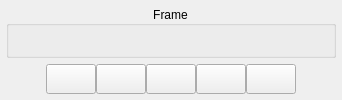
           <widget class="QWidget" name="Frame_View">
            <property name="sizePolicy">
             <sizepolicy hsizetype="Expanding" vsizetype="Expanding">
              <horstretch>0</horstretch>
              <verstretch>0</verstretch>
             </sizepolicy>
            </property>
            <attribute name="title">
             <string>Frame View</string>
            </attribute>
            <layout class="QHBoxLayout" name="horizontalLayout_10">
             <property name="spacing">
              <number>0</number>
             </property>
             <property name="leftMargin">
              <number>0</number>
             </property>
             <property name="topMargin">
              <number>0</number>
             </property>
             <property name="rightMargin">
              <number>0</number>
             </property>
             <property name="bottomMargin">
              <number>0</number>
             </property>
             <item>
              <layout class="QGridLayout" name="gridLayout_25">
               <property name="leftMargin">
                <number>6</number>
               </property>
               <property name="topMargin">
                <number>6</number>
               </property>
               <property name="rightMargin">
                <number>6</number>
               </property>
               <property name="bottomMargin">
                <number>6</number>
               </property>
               <property name="spacing">
                <number>6</number>
               </property>
               <item row="1" column="0">
                <widget class="QGroupBox" name="groupBoxImage">
                 <property name="sizePolicy">
                  <sizepolicy hsizetype="Expanding" vsizetype="Expanding">
                   <horstretch>0</horstretch>
                   <verstretch>0</verstretch>
                  </sizepolicy>
                 </property>
                 <property name="minimumSize">
                  <size>
                   <width>0</width>
                   <height>0</height>
                  </size>
                 </property>
                 <property name="maximumSize">
                  <size>
                   <width>16777215</width>
                   <height>16777215</height>
                  </size>
                 </property>
                 <property name="title">
                  <string>Frame</string>
                 </property>
                 <property name="alignment">
                  <set>Qt::AlignCenter</set>
                 </property>
                 <layout class="QVBoxLayout" name="verticalLayout_14">
                  <property name="spacing">
                   <number>0</number>
                  </property>
                  <property name="leftMargin">
                   <number>2</number>
                  </property>
                  <property name="topMargin">
                   <number>2</number>
                  </property>
                  <property name="rightMargin">
                   <number>2</number>
                  </property>
                  <property name="bottomMargin">
                   <number>2</number>
                  </property>
                  <item>
                   <layout class="QVBoxLayout" name="FrameContainer">
                    <property name="spacing">
                     <number>0</number>
                    </property>
                    <property name="leftMargin">
                     <number>2</number>
                    </property>
                    <property name="topMargin">
                     <number>2</number>
                    </property>
                    <property name="rightMargin">
                     <number>2</number>
                    </property>
                    <property name="bottomMargin">
                     <number>2</number>
                    </property>
                   </layout>
                  </item>
                 </layout>
                </widget>
               </item>
               <item row="2" column="0">
                <widget class="QWidget" name="widgetFrameToolbar" native="true">
                 <property name="sizePolicy">
                  <sizepolicy hsizetype="Expanding" vsizetype="Preferred">
                   <horstretch>0</horstretch>
                   <verstretch>0</verstretch>
                  </sizepolicy>
                 </property>
                 <layout class="QGridLayout" name="gridLayout_12">
                  <property name="leftMargin">
                   <number>0</number>
                  </property>
                  <property name="topMargin">
                   <number>0</number>
                  </property>
                  <property name="rightMargin">
                   <number>0</number>
                  </property>
                  <property name="bottomMargin">
                   <number>0</number>
                  </property>
                  <property name="spacing">
                   <number>0</number>
                  </property>
                  <item row="0" column="0">
                   <layout class="QHBoxLayout" name="horizontalLayout_12">
                    <property name="spacing">
                     <number>0</number>
                    </property>
                    <property name="leftMargin">
                     <number>0</number>
                    </property>
                    <property name="topMargin">
                     <number>0</number>
                    </property>
                    <property name="rightMargin">
                     <number>0</number>
                    </property>
                    <property name="bottomMargin">
                     <number>0</number>
                    </property>
                    <item>
                     <spacer name="horizontalSpacer_19">
                      <property name="orientation">
                       <enum>Qt::Horizontal</enum>
                      </property>
                      <property name="sizeHint" stdset="0">
                       <size>
                        <width>40</width>
                        <height>20</height>
                       </size>
                      </property>
                     </spacer>
                    </item>
                    <item>
                     <widget class="QToolButton" name="btn_frm_bwd">
                      <property name="minimumSize">
                       <size>
                        <width>50</width>
                        <height>30</height>
                       </size>
                      </property>
                      <property name="text">
                       <string/>
                      </property>
                      <property name="icon">
                       <iconset resource="icons.qrc">
                        <normaloff>:/icons/arrow_l_2.png</normaloff>:/icons/arrow_l_2.png</iconset>
                      </property>
                     </widget>
                    </item>
                    <item>
                     <widget class="QToolButton" name="btn_frm_home">
                      <property name="sizePolicy">
                       <sizepolicy hsizetype="Fixed" vsizetype="Fixed">
                        <horstretch>0</horstretch>
                        <verstretch>0</verstretch>
                       </sizepolicy>
                      </property>
                      <property name="minimumSize">
                       <size>
                        <width>50</width>
                        <height>30</height>
                       </size>
                      </property>
                      <property name="maximumSize">
                       <size>
                        <width>50</width>
                        <height>30</height>
                       </size>
                      </property>
                      <property name="font">
                       <font>
                        <pointsize>10</pointsize>
                        <weight>75</weight>
                        <bold>true</bold>
                       </font>
                      </property>
                      <property name="toolTip">
                       <string>Reset view</string>
                      </property>
                      <property name="text">
                       <string/>
                      </property>
                      <property name="icon">
                       <iconset resource="icons.qrc">
                        <normaloff>:/icons/home.png</normaloff>:/icons/home.png</iconset>
                      </property>
                      <property name="iconSize">
                       <size>
                        <width>20</width>
                        <height>20</height>
                       </size>
                      </property>
                      <property name="checkable">
                       <bool>false</bool>
                      </property>
                      <property name="autoRepeat">
                       <bool>true</bool>
                      </property>
                     </widget>
                    </item>
                    <item>
                     <widget class="QToolButton" name="btn_frm_zoom">
                      <property name="sizePolicy">
                       <sizepolicy hsizetype="Fixed" vsizetype="Fixed">
                        <horstretch>0</horstretch>
                        <verstretch>0</verstretch>
                       </sizepolicy>
                      </property>
                      <property name="minimumSize">
                       <size>
                        <width>50</width>
                        <height>30</height>
                       </size>
                      </property>
                      <property name="maximumSize">
                       <size>
                        <width>50</width>
                        <height>30</height>
                       </size>
                      </property>
                      <property name="font">
                       <font>
                        <pointsize>10</pointsize>
                        <weight>75</weight>
                        <bold>true</bold>
                       </font>
                      </property>
                      <property name="toolTip">
                       <string>Zoom to rectangle</string>
                      </property>
                      <property name="text">
                       <string/>
                      </property>
                      <property name="icon">
                       <iconset resource="icons.qrc">
                        <normaloff>:/icons/zoom.png</normaloff>:/icons/zoom.png</iconset>
                      </property>
                      <property name="iconSize">
                       <size>
                        <width>20</width>
                        <height>20</height>
                       </size>
                      </property>
                      <property name="checkable">
                       <bool>true</bool>
                      </property>
                     </widget>
                    </item>
                    <item>
                     <widget class="QToolButton" name="btn_frm_pan">
                      <property name="sizePolicy">
                       <sizepolicy hsizetype="Fixed" vsizetype="Fixed">
                        <horstretch>0</horstretch>
                        <verstretch>0</verstretch>
                       </sizepolicy>
                      </property>
                      <property name="minimumSize">
                       <size>
                        <width>50</width>
                        <height>30</height>
                       </size>
                      </property>
                      <property name="maximumSize">
                       <size>
                        <width>50</width>
                        <height>30</height>
                       </size>
                      </property>
                      <property name="font">
                       <font>
                        <pointsize>10</pointsize>
                        <weight>75</weight>
                        <bold>true</bold>
                       </font>
                      </property>
                      <property name="toolTip">
                       <string>pan current zoom</string>
                      </property>
                      <property name="text">
                       <string/>
                      </property>
                      <property name="icon">
                       <iconset resource="icons.qrc">
                        <normaloff>:/icons/move.png</normaloff>:/icons/move.png</iconset>
                      </property>
                      <property name="iconSize">
                       <size>
                        <width>20</width>
                        <height>20</height>
                       </size>
                      </property>
                      <property name="checkable">
                       <bool>true</bool>
                      </property>
                     </widget>
                    </item>
                    <item>
                     <widget class="QToolButton" name="btn_frm_fwd">
                      <property name="minimumSize">
                       <size>
                        <width>50</width>
                        <height>30</height>
                       </size>
                      </property>
                      <property name="maximumSize">
                       <size>
                        <width>50</width>
                        <height>30</height>
                       </size>
                      </property>
                      <property name="text">
                       <string/>
                      </property>
                      <property name="icon">
                       <iconset resource="icons.qrc">
                        <normaloff>:/icons/arrow_r_2.png</normaloff>:/icons/arrow_r_2.png</iconset>
                      </property>
                      <property name="iconSize">
                       <size>
                        <width>20</width>
                        <height>20</height>
                       </size>
                      </property>
                     </widget>
                    </item>
                    <item>
                     <spacer name="horizontalSpacer_20">
                      <property name="orientation">
                       <enum>Qt::Horizontal</enum>
                      </property>
                      <property name="sizeHint" stdset="0">
                       <size>
                        <width>40</width>
                        <height>20</height>
                       </size>
                      </property>
                     </spacer>
                    </item>
                   </layout>
                  </item>
                 </layout>
                </widget>
               </item>
              </layout>
             </item>
            </layout>
           </widget>
